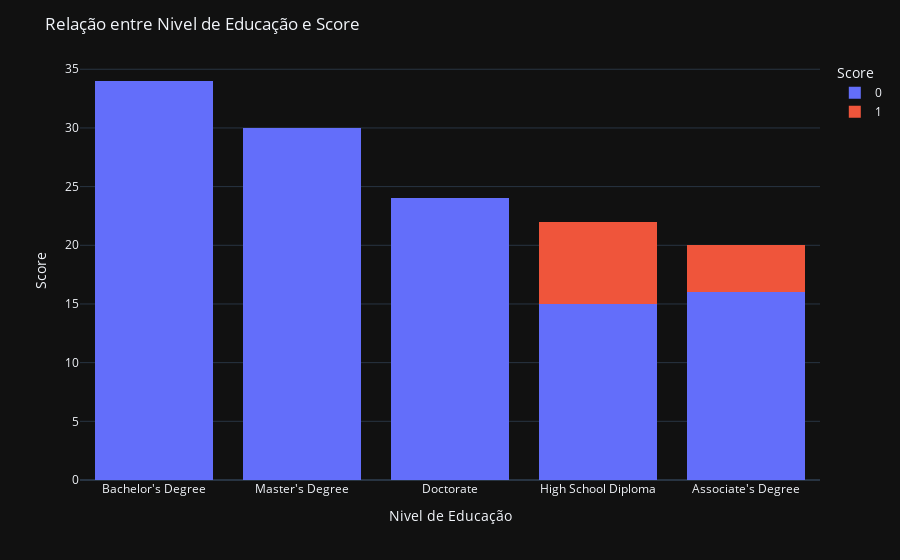

Notebook code cell kept with this figure:
### Code cell
fig = px.histogram(df, x='Education', color='Credit Score_Low', barmode='stack')

# Layout
fig.update_layout(title='Relação entre Nivel de Educação e Score',
                  xaxis_title='Nivel de Educação',
                  yaxis_title='Score',
                  legend_title='Score')
fig.show()

### Figure 1 — Plotly figure (JSON) as saved in the notebook; plotly's stock layout.template omitted (floating-point values rounded to 4 significant figures)
{"data": [{"bingroup": "x", "hovertemplate": "Credit Score_Low=0<br>Education=%{x}<br>count=%{y}<extra></extra>", "legendgroup": "0", "marker": {"color": "#636efa", "pattern": {"shape": ""}}, "name": "0", "orientation": "v", "showlegend": true, "x": ["Bachelor's Degree", "Master's Degree", "Doctorate", "High School Diploma", "Bachelor's Degree", "Master's Degree", "Associate's Degree", "Bachelor's Degree", "Master's Degree", "Doctorate", "Associate's Degree", "Associate's Degree", "Bachelor's Degree", "Master's Degree", "Doctorate", "Bachelor's Degree", "Master's Degree", "Doctorate", "High School Diploma", "Bachelor's Degree", "Master's Degree", "Associate's Degree", "Bachelor's Degree", "Master's Degree", "Doctorate", "High School Diploma", "Bachelor's Degree", "Associate's Degree", "Bachelor's Degree", "Master's Degree", "Doctorate", "High School Diploma", "High School Diploma", "Bachelor's Degree", "Master's Degree", "Doctorate", "Associate's Degree", "Associate's Degree", "Bachelor's Degree", "Master's Degree", "Doctorate", "Bachelor's Degree", "Master's Degree", "Doctorate", "Bachelor's Degree", "Master's Degree", "Doctorate", "High School Diploma", "Bachelor's Degree", "Master's Degree", "Associate's Degree", "Bachelor's Degree", "Master's Degree", "Doctorate", "High School Diploma", "Bachelor's Degree", "Associate's Degree", "Bachelor's Degree", "Master's Degree", "Doctorate", "High School Diploma", "High School Diploma", "Bachelor's Degree", "Master's Degree", "Doctorate", "High School Diploma", "Bachelor's Degree", "Master's Degree", "Associate's Degree", "Bachelor's Degree", "Master's Degree", "Doctorate", "High School Diploma", "Bachelor's Degree", "Associate's Degree", "Bachelor's Degree", "Master's Degree", "Doctorate", "High School Diploma", "High School Diploma", "Bachelor's Degree", "Master's Degree", "Doctorate", "Associate's Degree", "Associate's Degree", "Bachelor's Degree", "Master's Degree", "Doctorate", "Bachelor's Degree", "Master's Degree", "Doctorate", "Bachelor's Degree", "Master's Degree", "Doctorate", "Bachelor's Degree", "Master's Degree", "Doctorate", "Bachelor's Degree", "Master's Degree", "Doctorate", "Bachelor's Degree", "Bachelor's Degree", "Master's Degree", "Doctorate", "High School Diploma", "Bachelor's Degree", "Master's Degree", "Associate's Degree", "Bachelor's Degree", "Master's Degree", "High School Diploma", "Bachelor's Degree", "Master's Degree", "Doctorate", "Associate's Degree", "Associate's Degree", "Bachelor's Degree", "Master's Degree", "Doctorate"], "xaxis": "x", "yaxis": "y", "type": "histogram"}, {"bingroup": "x", "hovertemplate": "Credit Score_Low=1<br>Education=%{x}<br>count=%{y}<extra></extra>", "legendgroup": "1", "marker": {"color": "#EF553B", "pattern": {"shape": ""}}, "name": "1", "orientation": "v", "showlegend": true, "x": ["High School Diploma", "High School Diploma", "Associate's Degree", "High School Diploma", "High School Diploma", "Associate's Degree", "High School Diploma", "Associate's Degree", "High School Diploma", "Associate's Degree", "High School Diploma"], "xaxis": "x", "yaxis": "y", "type": "histogram"}], "layout": {"xaxis": {"anchor": "y", "domain": [0.0, 1.0], "title": {"text": "Nivel de Educação"}}, "yaxis": {"anchor": "x", "domain": [0.0, 1.0], "title": {"text": "Score"}}, "legend": {"title": {"text": "Score"}, "tracegroupgap": 0}, "margin": {"t": 60}, "barmode": "stack", "title": {"text": "Relação entre Nivel de Educação e Score"}}}
